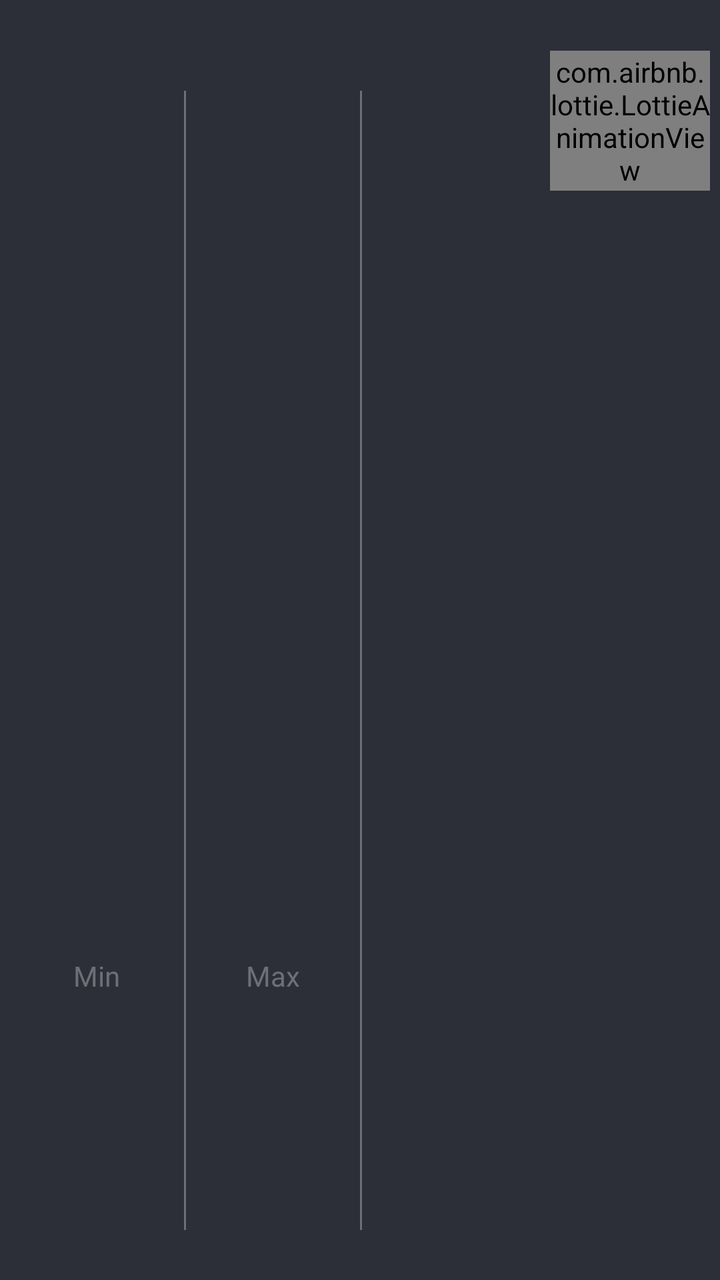
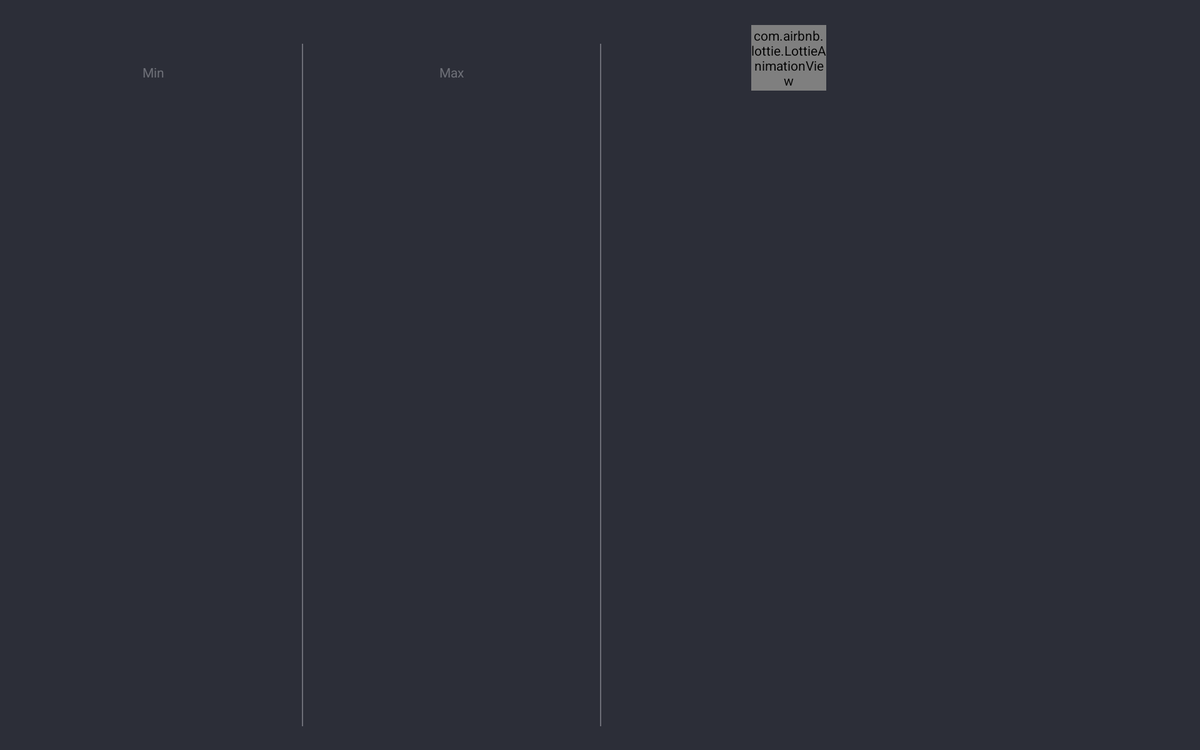

An Android layout and its configuration variant, each rendered on a device that would load it. The default file and the variant file are quoted in full after the pictures.
<!-- AndroidManifest.xml: application theme Theme.WeatherLogger -->
<!-- res/layout/saved_data_raw.xml -->
<?xml version="1.0" encoding="utf-8"?>
<LinearLayout xmlns:android="http://schemas.android.com/apk/res/android"
    xmlns:app="http://schemas.android.com/apk/res-auto"
    android:layout_width="match_parent"
    android:layout_height="wrap_content"
    android:background="@color/primaryColor"
    android:orientation="vertical"
    android:padding="@dimen/saved_data_layout_padding">

    <TextView
        android:id="@+id/txtDate"
        android:layout_width="match_parent"
        android:layout_height="wrap_content"
        android:gravity="end"
        android:textColor="@color/white"
        android:textSize="@dimen/saved_data_date_size" />

    <LinearLayout
        android:layout_width="match_parent"
        android:layout_height="wrap_content"
        android:orientation="horizontal">

        <LinearLayout
            android:layout_width="0dp"
            android:layout_height="match_parent"
            android:layout_weight="1"
            android:orientation="vertical">

            <TextView
                android:id="@+id/txtTempMin"
                style="@style/DailyMinMaxTempTextView"
                android:layout_width="match_parent"
                android:layout_height="wrap_content"
                android:layout_gravity="center"
                android:layout_weight="1"
                android:gravity="center" />

            <TextView
                style="@style/WindSpeedTextView"
                android:layout_width="match_parent"
                android:layout_height="wrap_content"
                android:layout_gravity="center"
                android:layout_weight="1"
                android:gravity="center"
                android:text="@string/min"
                android:textColor="@color/offwhite" />

        </LinearLayout>


        <View
            android:layout_width="@dimen/saved_data_layout_divider"
            android:layout_height="match_parent"
            android:layout_marginTop="@dimen/saved_data_layout_divider_margin_top"
            android:layout_marginBottom="@dimen/saved_data_layout_divider_margin_bottom"
            android:background="@color/offwhite" />

        <LinearLayout
            android:layout_width="0dp"
            android:layout_height="match_parent"
            android:layout_weight="1"
            android:orientation="vertical">

            <TextView
                android:id="@+id/txtTempMax"
                style="@style/DailyMinMaxTempTextView"
                android:layout_width="match_parent"
                android:layout_height="wrap_content"
                android:layout_gravity="center"
                android:layout_weight="1"
                android:gravity="center" />

            <TextView
                style="@style/WindSpeedTextView"
                android:layout_width="match_parent"
                android:layout_height="wrap_content"
                android:layout_gravity="center"
                android:layout_weight="1"
                android:gravity="center"
                android:text="@string/max"
                android:textColor="@color/offwhite" />

        </LinearLayout>

        <View
            android:layout_width="1dp"
            android:layout_height="match_parent"
            android:layout_marginTop="20dp"
            android:layout_marginBottom="20dp"
            android:background="@color/offwhite" />

        <LinearLayout
            android:layout_width="0dp"
            android:layout_height="match_parent"
            android:layout_weight="2"
            android:orientation="vertical">

            <LinearLayout
                android:layout_width="match_parent"
                android:layout_height="wrap_content"
                android:orientation="horizontal">

                <TextView
                    android:id="@+id/txtTemp"
                    style="@style/DailyTempTextView"
                    android:layout_width="wrap_content"
                    android:layout_height="wrap_content"
                    android:layout_gravity="center"
                    android:layout_weight="1"
                    android:gravity="center" />

                <com.airbnb.lottie.LottieAnimationView
                    android:id="@+id/animationView"
                    android:layout_width="80dp"
                    android:layout_height="70dp"
                    app:lottie_autoPlay="true"
                    app:lottie_loop="true" />

            </LinearLayout>

            <TextView
                android:id="@+id/txtDescription"
                style="@style/DescriptionTextView"
                android:layout_width="match_parent"
                android:layout_height="wrap_content"
                android:layout_gravity="center"
                android:layout_marginBottom="@dimen/saved_data_description_margin_bottom"
                android:gravity="center" />

        </LinearLayout>
    </LinearLayout>

    <View
        android:layout_width="match_parent"
        android:layout_height="1dp"
        android:layout_marginStart="@dimen/saved_data_layout_divider_margin_left"
        android:layout_marginLeft="@dimen/saved_data_layout_divider_margin_left"
        android:layout_marginEnd="@dimen/saved_data_layout_divider_margin_right"
        android:layout_marginRight="@dimen/saved_data_layout_divider_margin_right"
        android:background="@color/offwhite" />

</LinearLayout>
<!-- resources referenced by this layout -->
<resources>
  <color name="offwhite">#88A7A8AE</color>
  <color name="primaryColor">#2C2E38</color>
  <color name="white">#FFFFFFFF</color>
  <dimen name="saved_data_date_size">15sp</dimen>
  <dimen name="saved_data_description_margin_bottom">10dp
      </dimen>
  <dimen name="saved_data_layout_divider">1dp</dimen>
  <dimen name="saved_data_layout_divider_margin_bottom">20dp
      </dimen>
  <dimen name="saved_data_layout_divider_margin_left">10dp
      </dimen>
  <dimen name="saved_data_layout_divider_margin_right">10dp
      </dimen>
  <dimen name="saved_data_layout_divider_margin_top">20dp
      </dimen>
  <dimen name="saved_data_layout_padding">5dp</dimen>
  <string name="max">Max</string>
  <string name="min">Min</string>
  <style name="DailyMinMaxTempTextView">
          <item name="android:textSize">30sp</item>
          <item name="android:textColor">@color/white</item>
      </style>
  <style name="DailyTempTextView">
          <item name="android:textSize">40sp</item>
          <item name="android:textColor">@color/white</item>
      </style>
  <style name="DescriptionTextView">
          <item name="android:textSize">18sp</item>
          <item name="android:textStyle">bold</item>
          <item name="android:textColor">@color/white</item>
      </style>
  <style name="WindSpeedTextView">
          <item name="android:textSize">14sp</item>
          <item name="android:textColor">@color/white</item>
      </style>
  <style name="Theme.WeatherLogger" parent="Theme.MaterialComponents.DayNight.NoActionBar">
          
          <item name="colorPrimary">@color/primaryColor</item>
          <item name="colorPrimaryVariant">@color/primaryColor</item>
          <item name="colorOnPrimary">@color/white</item>
          
          <item name="colorSecondary">@color/primaryColor</item>
      </style>
</resources>
<!-- res/layout-sw720dp-land/saved_data_raw.xml (the author's variant of the layout above) -->
<!-- drawn on a large tablet held sideways -->
<?xml version="1.0" encoding="utf-8"?>
<LinearLayout xmlns:android="http://schemas.android.com/apk/res/android"
    xmlns:app="http://schemas.android.com/apk/res-auto"
    android:layout_width="match_parent"
    android:layout_height="wrap_content"
    android:background="@color/primaryColor"
    android:orientation="vertical"
    android:padding="@dimen/saved_data_layout_padding">

    <TextView
        android:id="@+id/txtDate"
        android:layout_width="match_parent"
        android:layout_height="wrap_content"
        android:gravity="end"
        android:textColor="@color/white"
        android:textSize="@dimen/saved_data_date_size" />

    <LinearLayout
        android:layout_width="match_parent"
        android:layout_height="wrap_content"
        android:orientation="horizontal">

        <LinearLayout
            android:layout_width="0dp"
            android:layout_height="match_parent"
            android:layout_weight="1"
            android:orientation="vertical">

            <TextView
                android:id="@+id/txtTempMin"
                style="@style/DailyMinMaxTempTextView"
                android:layout_width="match_parent"
                android:layout_height="wrap_content"
                android:layout_gravity="center"
                android:gravity="center" />

            <TextView
                style="@style/WindSpeedTextView"
                android:layout_width="match_parent"
                android:layout_height="wrap_content"
                android:layout_gravity="center"
                android:gravity="center"
                android:text="@string/min"
                android:textColor="@color/offwhite" />

        </LinearLayout>

        <View
            android:layout_width="1dp"
            android:layout_height="match_parent"
            android:layout_marginTop="@dimen/saved_data_layout_divider_margin_top"
            android:layout_marginBottom="@dimen/saved_data_layout_divider_margin_bottom"
            android:background="@color/offwhite" />

        <LinearLayout
            android:layout_width="0dp"
            android:layout_height="match_parent"
            android:layout_weight="1"
            android:orientation="vertical">

            <TextView
                android:id="@+id/txtTempMax"
                style="@style/DailyMinMaxTempTextView"
                android:layout_width="match_parent"
                android:layout_height="wrap_content"
                android:layout_gravity="center"
                android:gravity="center" />

            <TextView
                style="@style/WindSpeedTextView"
                android:layout_width="match_parent"
                android:layout_height="wrap_content"
                android:layout_gravity="center"
                android:gravity="center"
                android:text="@string/max"
                android:textColor="@color/offwhite" />

        </LinearLayout>

        <View
            android:layout_width="1dp"
            android:layout_height="match_parent"
            android:layout_marginTop="@dimen/saved_data_layout_divider_margin_top"
            android:layout_marginBottom="@dimen/saved_data_layout_divider_margin_bottom"
            android:background="@color/offwhite" />


        <LinearLayout
            android:layout_width="0dp"
            android:layout_height="match_parent"
            android:layout_weight="2"
            android:orientation="horizontal">

            <TextView
                android:id="@+id/txtDescription"
                style="@style/DescriptionTextView"
                android:layout_width="@dimen/description_width"
                android:layout_height="match_parent"
                android:layout_marginStart="@dimen/saved_data_description_margin_bottom"
                android:layout_marginLeft="@dimen/saved_data_description_margin_bottom"
                android:gravity="center_vertical" />

            <TextView
                android:id="@+id/txtTemp"
                style="@style/DailyTempTextView"
                android:layout_width="wrap_content"
                android:layout_height="wrap_content"
                android:layout_gravity="center"
                android:gravity="center" />

            <com.airbnb.lottie.LottieAnimationView
                android:id="@+id/animationView"
                android:layout_width="80dp"
                android:layout_height="70dp"
                app:lottie_autoPlay="true"
                app:lottie_loop="true" />

        </LinearLayout>
    </LinearLayout>

    <View
        android:layout_width="match_parent"
        android:layout_height="1dp"
        android:layout_marginStart="@dimen/saved_data_layout_divider_margin_left"
        android:layout_marginLeft="@dimen/saved_data_layout_divider_margin_left"
        android:layout_marginEnd="@dimen/saved_data_layout_divider_margin_right"
        android:layout_marginRight="@dimen/saved_data_layout_divider_margin_right"
        android:background="@color/offwhite" />

</LinearLayout>
<!-- resources referenced by the variant -->
<!-- as a large tablet held sideways resolves them -->
<resources>
  <color name="offwhite">#88A7A8AE</color>
  <color name="primaryColor">#2C2E38</color>
  <color name="white">#FFFFFFFF</color>
  <!-- from res/values-sw720dp/ -->
  <dimen name="description_width" tools:ignore="MissingDefaultResource">150dp</dimen>
  <dimen name="saved_data_date_size">15sp</dimen>
  <dimen name="saved_data_description_margin_bottom">10dp
      </dimen>
  <dimen name="saved_data_layout_divider_margin_bottom">20dp
      </dimen>
  <dimen name="saved_data_layout_divider_margin_left">10dp
      </dimen>
  <dimen name="saved_data_layout_divider_margin_right">10dp
      </dimen>
  <dimen name="saved_data_layout_divider_margin_top">20dp
      </dimen>
  <dimen name="saved_data_layout_padding">5dp</dimen>
  <string name="max">Max</string>
  <string name="min">Min</string>
  <style name="DailyMinMaxTempTextView">
          <item name="android:textSize">30sp</item>
          <item name="android:textColor">@color/white</item>
      </style>
  <style name="DailyTempTextView">
          <item name="android:textSize">40sp</item>
          <item name="android:textColor">@color/white</item>
      </style>
  <style name="DescriptionTextView">
          <item name="android:textSize">18sp</item>
          <item name="android:textStyle">bold</item>
          <item name="android:textColor">@color/white</item>
      </style>
  <style name="WindSpeedTextView">
          <item name="android:textSize">14sp</item>
          <item name="android:textColor">@color/white</item>
      </style>
  <style name="Theme.WeatherLogger" parent="Theme.MaterialComponents.DayNight.NoActionBar">
          
          <item name="colorPrimary">@color/primaryColor</item>
          <item name="colorPrimaryVariant">@color/primaryColor</item>
          <item name="colorOnPrimary">@color/white</item>
          
          <item name="colorSecondary">@color/primaryColor</item>
      </style>
</resources>
